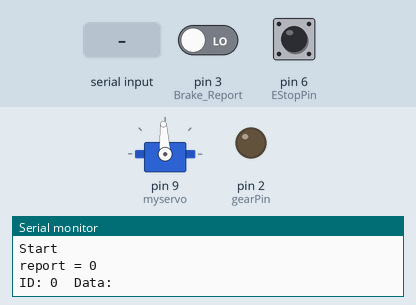
Recording of a sketch running on a simulated Arduino Uno, built with avr-gcc and run on an emulated ATmega328P. Shown: servo, output pins drawn as LEDs (lit = HIGH), the last lines printed to the serial monitor. The test bench sets the inputs (shaded band); at power-on: pin 6 (EStopPin) HIGH, pin 3 (Brake_Report) LOW.

Above: at 1.2 s.
1.3 s: "R" received over Serial
At 2.3 s:
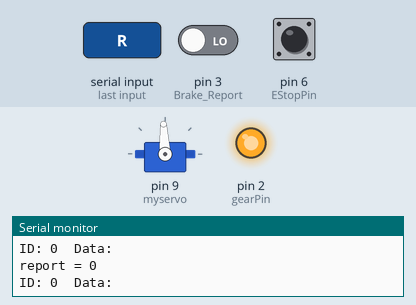
3.5 s: pin 6 (EStopPin) pulled LOW for 1 s
At 5.1 s:
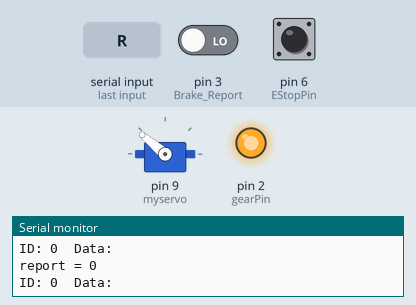
6.0 s: "D" received over Serial
At 6.7 s:
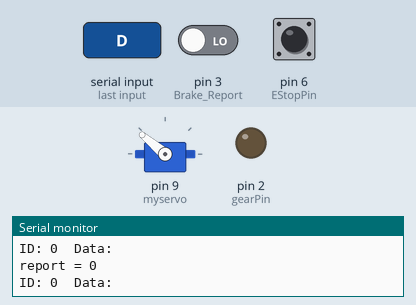
Timing chart, 0 to 9.0 s (numbered marks = the images above; inputs shaded):
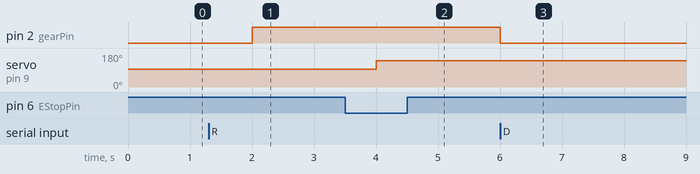

Measured:
- after the input at 1.3 s, pin 2 (gearPin): LOW → HIGH after 0.70 s
- after the input at 3.5 s, servo on pin 9 (myservo): 93° → 140° after 0.50 s
- after the input at 6.0 s, pin 2 (gearPin): HIGH → LOW at once

The sketch:

CAN_ByWire.ino
```cpp
#include <mcp_can.h>
#include <SPI.h>
#include <Servo.h>

Servo myservo;  // create servo object to control a servo

#define ID_BRAKE_CMD      0x060
#define ID_BRAKE_REPORT   0x061

#define pressed  1990         //Brake pedal fully pressed
#define released 1500         //Brake pedal released

const int Brake_Report = 3;
const int gearPin = 2;
const int EStopPin = 6;

long unsigned int rxId;
unsigned char len = 0;
unsigned char rxBuf[8];
int Linear_pos, ros_cmd;

int report;
char gear;

MCP_CAN CAN0(10);                               // Set CS to pin 10
unsigned char Brake_report[8] = {0, 0, 0, 0, 0, 0, 0, 0}; // testing

//********************************Setup Loop*********************************//

void setup() {
  Serial.begin(115200);
  CAN0.begin(CAN_500KBPS);                       // init can bus : baudrate = 500k
  Serial.println("Start");
  pinMode(gearPin, OUTPUT);
  pinMode(EStopPin, INPUT);
  digitalWrite(gearPin,LOW);

  myservo.attach(9);  // attaches the servo on pin 9 to the servo object
  //myservo.writeMicroseconds(pressed);
  myservo.writeMicroseconds(released);

}

//********************************Main Loop*********************************//

void loop()
{
    if(digitalRead(EStopPin) == 0)
    {
       myservo.writeMicroseconds(pressed);
        delay(2);
    }

    // if there's any serial available, read it:
    if (Serial.available() > 0) {
      gear = Serial.read();
    }

    if (gear == 'D') {
     digitalWrite(gearPin,LOW);
      }
      else if(gear == 'R') {
     digitalWrite(gearPin,HIGH);
      }
      else{
      }

    report = pulseIn(Brake_Report,HIGH);    //Read current position of brake pedal
    Serial.print("report = ");              //report = 100 when pressed, =500 when released
    Serial.println(report);
    report = map(report,100,500,0xffff,0);
    Brake_report[7]=0x01;
    Brake_report[5]=report;
    CAN0.sendMsgBuf(ID_BRAKE_REPORT, 0, 8, Brake_report);

    //READ other messages
    CAN0.readMsgBuf(&len, rxBuf);              // Read data: len = data length, buf = data byte(s)
      rxId = CAN0.getCanId();                    // Get message ID
          Serial.print("ID: ");
          Serial.print(rxId, HEX);
          Serial.print("  Data: ");
          for(int i = 0; i<len; i++)                // Print each byte of the data
          {
            if(rxBuf[i] < 0x10)                     // If data byte is less than 0x10, add a leading zero
            {
              Serial.print("0");
            }
            Serial.print(rxBuf[i], HEX);
            Serial.print(" ");
          }
          Serial.println();

   //READ brake command
   CAN0.readMsgBuf(&len, rxBuf);              // Read data: len = data length, buf = data byte(s)
      rxId = CAN0.getCanId();                    // Get message ID
      if(rxId == ID_BRAKE_CMD)
      {
          Serial.print("ID: ");
          Serial.print(rxId, HEX);
          Serial.print("  Data: ");
          for(int i = 0; i<len; i++)                // Print each byte of the data
          {
            if(rxBuf[i] < 0x10)                     // If data byte is less than 0x10, add a leading zero
            {
               Serial.print("0");
            }
            Serial.print(rxBuf[i], HEX);
            Serial.print(" ");
          }
         Serial.println();

          /*
          if(rxBuf[7]= 0) //Neutral
          {

          }
          else if(rxBuf[7]= 1)  //Forward
          {
             digitalWrite(gearPin,LOW);
          }
          else if(rxBuf[7]= 2)  //Reverse
          {
             digitalWrite(gearPin,HIGH);
          }*/

         if((rxBuf[3]& 0x01)==1)
          {
            ros_cmd = (rxBuf[1] << 8) + rxBuf[0];    //16 bit brake cmd value from ROS
            Serial.print(" ros_cmd");
            Serial.println(ros_cmd);

            if(ros_cmd<10000)
            {
              Linear_pos = released;

            }
            else if(ros_cmd>14000)
            {
              Linear_pos = pressed;
            }
            else
            {
              Linear_pos = map(ros_cmd, 10000, 14000, released, pressed);
            }

            // Linear_pos = map(ros_cmd, 0, 32767, released, pressed);

            Serial.print(" Linear_pos");
            Serial.println(Linear_pos);
            myservo.writeMicroseconds(Linear_pos);                  // sets the servo position according to the scaled value
            delay(2);
            //delay(1000);
          }
      }
}
```
